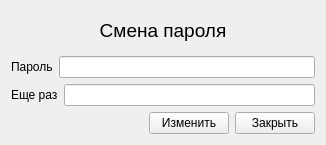
<?xml version="1.0" encoding="UTF-8"?>
<ui version="4.0">
 <class>ChangePasswordWindow</class>
 <widget class="QWidget" name="ChangePasswordWindow">
  <property name="windowModality">
   <enum>Qt::WindowModal</enum>
  </property>
  <property name="geometry">
   <rect>
    <x>0</x>
    <y>0</y>
    <width>326</width>
    <height>145</height>
   </rect>
  </property>
  <property name="windowTitle">
   <string>Изменить пароль</string>
  </property>
  <layout class="QVBoxLayout" name="verticalLayout">
   <item>
    <widget class="QLabel" name="label">
     <property name="font">
      <font>
       <pointsize>14</pointsize>
      </font>
     </property>
     <property name="text">
      <string>Смена пароля</string>
     </property>
     <property name="alignment">
      <set>Qt::AlignCenter</set>
     </property>
    </widget>
   </item>
   <item>
    <layout class="QHBoxLayout" name="horizontalLayout">
     <item>
      <widget class="QLabel" name="label_2">
       <property name="text">
        <string>Пароль</string>
       </property>
      </widget>
     </item>
     <item>
      <widget class="QLineEdit" name="lePassword">
       <property name="echoMode">
        <enum>QLineEdit::PasswordEchoOnEdit</enum>
       </property>
      </widget>
     </item>
    </layout>
   </item>
   <item>
    <layout class="QHBoxLayout" name="horizontalLayout_2">
     <item>
      <widget class="QLabel" name="label_3">
       <property name="text">
        <string>Еще раз</string>
       </property>
      </widget>
     </item>
     <item>
      <widget class="QLineEdit" name="lePasswordAgain">
       <property name="echoMode">
        <enum>QLineEdit::PasswordEchoOnEdit</enum>
       </property>
      </widget>
     </item>
    </layout>
   </item>
   <item>
    <layout class="QHBoxLayout" name="horizontalLayout_3">
     <item>
      <spacer name="horizontalSpacer">
       <property name="orientation">
        <enum>Qt::Horizontal</enum>
       </property>
       <property name="sizeHint" stdset="0">
        <size>
         <width>40</width>
         <height>20</height>
        </size>
       </property>
      </spacer>
     </item>
     <item>
      <widget class="QPushButton" name="btnChange">
       <property name="text">
        <string>Изменить</string>
       </property>
      </widget>
     </item>
     <item>
      <widget class="QPushButton" name="btnClose">
       <property name="text">
        <string>Закрыть</string>
       </property>
      </widget>
     </item>
    </layout>
   </item>
  </layout>
 </widget>
 <resources/>
 <connections/>
</ui>
